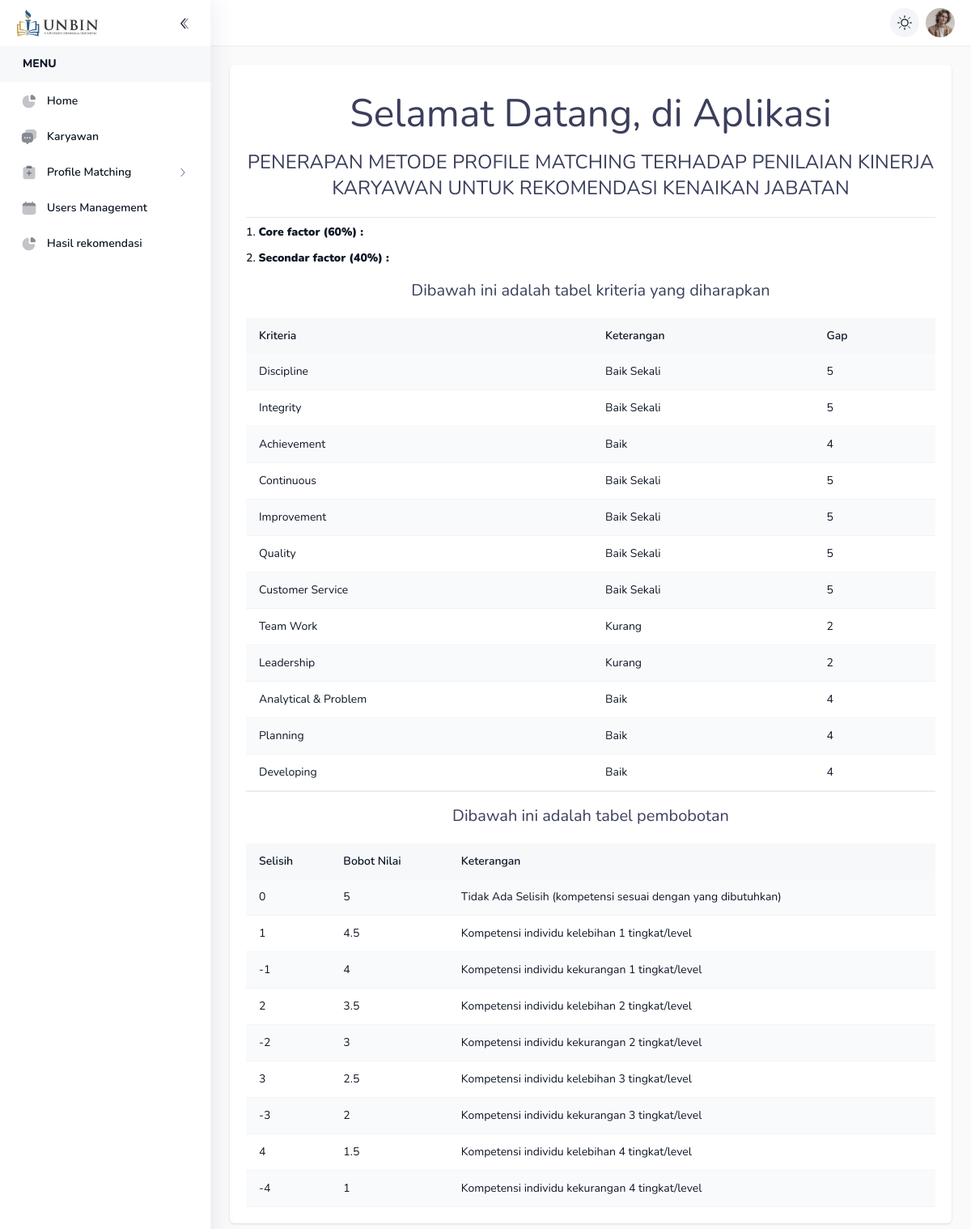
/index.php (signed in), run on the app's committed database.
### tables this page shows
CREATE TABLE `sub_kriteria` (
  `id` int(11) NOT NULL,
  `kriteria_id` int(11) NOT NULL,
  `nama` varchar(68) NOT NULL,
  `nilai` int(11) NOT NULL
);

CREATE TABLE `kriteria` (
  `id` int(11) NOT NULL,
  `nama` varchar(64) NOT NULL,
  `jenis` enum('cf','sf') NOT NULL,
  `ket` varchar(64) NOT NULL
);

CREATE TABLE `pembobotan` (
  `id` int(11) NOT NULL,
  `selisih` float NOT NULL,
  `bobot` float NOT NULL,
  `ket` varchar(64) NOT NULL
);

### include/config.php (called while the page is built, shortened)
<?php
$conn = mysqli_connect('localhost', 'root', '', 'db_pma_angga_3');
function query($query)
{
    global $conn;
    $res = mysqli_query($conn, $query);
    $rows = [];
    while ($row = mysqli_fetch_assoc($res)) {
        $rows[] = $row;
    }
    return $rows;
}
?>

### pages/home.php (the view)
<?php
$profil = query("SELECT k.nama as k, sk.nama as sk, sk.nilai as np FROM kriteria k INNER JOIN sub_kriteria sk ON k.id = sk.kriteria_id INNER JOIN profil_standar2 ps ON sk.id = ps.subkriteria_id");
$pembobotan = query("SELECT * FROM pembobotan");
?>
<div class="col-md-12 justify-content-center panel">
    <div class="text-dark mb-5  mt-4 text-center text-5xl dark:text-white-light">
                    Selamat Datang, di Aplikasi
                </div>
                <div class="text-dark mb-5  mt-4 text-center text-2xl dark:text-white-light">
                PENERAPAN METODE PROFILE MATCHING TERHADAP PENILAIAN KINERJA KARYAWAN UNTUK REKOMENDASI KENAIKAN JABATAN
                </div>
                <hr>
                <div class="row mt-2">
                    <div class="col-md-8 mx-auto">
                        <ul class="list-inside list-decimal space-y-3 font-semibold">
                            <li ><b>Core factor (60%) :</b></li>
                            <li ><b>Secondar factor (40%) :</b></li>
                        </ul>
                        <p class="text-dark mb-5  mt-4 text-center text-xl dark:text-white-light">Dibawah ini adalah tabel kriteria yang diharapkan</p>
                        <table class="table-striped">
                                    <thead>
                                        <tr>
                                            <th>Kriteria</th>
                                            <th class="text-center">Keterangan</th>
                                            <th>Gap</th>
                                        </tr>
                                    </thead>
                                    <tbody>
                                        <?php foreach ($profil as $p) : ?>
                                            <tr>
                                                <td class="text-left"><?= $p['k']; ?></td>
                                                <td><?= $p['sk']; ?></td>
                                                <td><?= $p['np']; ?></td>
                                            </tr>
                                        <?php endforeach; ?>
                                    </tbody>
                                </table>
                        <hr>
                        <p class="text-dark mb-5  mt-4 text-center text-xl dark:text-white-light">Dibawah ini adalah tabel pembobotan</p>
                                <table class="table-striped">
                                    <thead>
                                        <tr>
                                            <th>Selisih</th>
                                            <th>Bobot Nilai</th>
                                            <th class="text-center">Keterangan </th>
                                        </tr>
                                    </thead>
                                    <tbody>
                                    <?php foreach ($pembobotan as $p) : ?>
                                            <tr>
                                                <td><?= $p['selisih']; ?></td>
                                                <td><?= $p['bobot']; ?></td>
                                                <td><?= $p['ket']; ?></td>
                                            </tr>
                                        <?php endforeach; ?>
                                    </tbody>
                                </table>
                    </div>
                </div>
            </div>
</div>

### index.php (shortened to what this page needs)
<?php
include 'include/config.php';
?>
<!DOCTYPE html>
<html lang="en" dir="ltr">
<head>
        <link rel="stylesheet" type="text/css" media="screen" href="assets/css/perfect-scrollbar.min.css" />
        <link rel="stylesheet" type="text/css" media="screen" href="assets/css/style.css" />
        <link defer rel="stylesheet" type="text/css" media="screen" href="assets/css/animate.css" />
    </head>
    <body
        x-data="main"
        class="relative overflow-x-hidden font-nunito text-sm font-normal antialiased"
        :class="[ $store.app.sidebar ? 'toggle-sidebar' : '', $store.app.theme === 'dark' || $store.app.isDarkMode ?  'dark' : '', $store.app.menu, $store.app.layout,$store.app.rtlClass]"
    >
        <div class="main-container min-h-screen text-black dark:text-white-dark" :class="[$store.app.navbar]">
            <div :class="{'dark text-white-dark' : $store.app.semidark}">
                <?php
                    include("include/sidebar.php")
                ?>
            </div>
            <div class="main-content flex min-h-screen flex-col">
                <header class="z-40" :class="{'dark' : $store.app.semidark && $store.app.menu === 'horizontal'}">
                    <div class="shadow-sm">
                        <div class="relative flex w-full items-center bg-white px-5 py-2.5 dark:bg-[#0e1726]">
                            <div
                                x-data="header"
                                class="flex items-center space-x-1.5 ltr:ml-auto rtl:mr-auto rtl:space-x-reverse dark:text-[#d0d2d6] sm:flex-1 ltr:sm:ml-0 sm:rtl:mr-0 lg:space-x-2"
                            >
                                <div>
                                    <a
                                        href="javascript:;"
                                        x-cloak
                                        x-show="$store.app.theme === 'light'"
                                        href="javascript:;"
                                        class="flex items-center rounded-full bg-white-light/40 p-2 hover:bg-white-light/90 hover:text-primary dark:bg-dark/40 dark:hover:bg-dark/60"
                                        @click="$store.app.toggleTheme('dark')"
                                    >
                                    </a>
                                </div>
                                <div class="dropdown flex-shrink-0" x-data="dropdown" @click.outside="open = false">
                                    <a href="javascript:;" class="group relative" @click="toggle()">
                                        <span
                                            ><img
                                                class="h-9 w-9 rounded-full object-cover saturate-50 group-hover:saturate-100"
                                                src="assets/images/user-profile.jpeg"
                                                alt="image"
                                        /></span>
                                    </a>
                                </div>
                            </div>
                        </div>
                </header>
                <div class="animate__animated p-6" :class="[$store.app.animation]">
                    <?php
                        $pages = (isset($_GET['pages'])?$_GET['pages']:'home').".php";
                        include('pages/'.$pages);
                    ?>
                </div>
            </div>
    </body>
</html>

### include/sidebar.php (shortened to what this page needs)
<nav
    x-data="sidebar"
    class="sidebar fixed bottom-0 top-0 z-50 h-full min-h-screen w-[260px] shadow-[5px_0_25px_0_rgba(94,92,154,0.1)] transition-all duration-300"
>
    <div class="h-full bg-white dark:bg-[#0e1726]">
        <div class="flex items-center justify-between px-4 py-3">
            <a href="index.html" class="main-logo flex shrink-0 items-center">
                <img width="100" class="ml-[5px] flex-none" src="assets/images/logo.png" alt="image" />
            </a>
            <a
                href="javascript:;"
                class="collapse-icon flex h-8 w-8 items-center rounded-full transition duration-300 hover:bg-gray-500/10 rtl:rotate-180 dark:text-white-light dark:hover:bg-dark-light/10"
                @click="$store.app.toggleSidebar()"
            >
            </a>
        </div>
        <ul
            class="perfect-scrollbar relative h-[calc(100vh-80px)] space-y-0.5 overflow-y-auto overflow-x-hidden p-4 py-0 font-semibold"
            x-data="{ activeDropdown: 'dashboard' }"
        >
            <h2 class="-mx-4 mb-1 flex items-center bg-white-light/30 px-7 py-3 font-extrabold uppercase dark:bg-dark dark:bg-opacity-[0.08]">
                <span>Menu</span>
            </h2>
            <li class="nav-item">
                <ul>
                    <li class="menu nav-item">
                        <a href="?" class="nav-link group">
                            <div class="flex items-center">
                                <span class="text-black ltr:pl-3 rtl:pr-3 dark:text-[#506690] dark:group-hover:text-white-dark">Home</span>
                            </div>
                        </a>
                    </li>
                    <?php if($_SESSION['level']==1) :?>
                    <li class="nav-item">
                        <a href="?pages=karyawan" class="group">
                            <div class="flex items-center">
                                <span class="text-black ltr:pl-3 rtl:pr-3 dark:text-[#506690] dark:group-hover:text-white-dark">Karyawan</span>
                            </div>
                        </a>
                    </li>
                    <li class="menu nav-item">
                        <button
                            type="button"
                            class="nav-link group"
                            :class="{'active' : activeDropdown === 'invoice'}"
                            @click="activeDropdown === 'invoice' ? activeDropdown = null : activeDropdown = 'invoice'"
                        >
                            <div class="flex items-center">
                                <span class="text-black ltr:pl-3 rtl:pr-3 dark:text-[#506690] dark:group-hover:text-white-dark">Profile Matching</span>
                            </div>
                            <div class="rtl:rotate-180" :class="{'!rotate-90' : activeDropdown === 'invoice'}">
                                <svg width="16" height="16" viewBox="0 0 24 24" fill="none" xmlns="http://www.w3.org/2000/svg">
                                    <path
                                        d="M9 5L15 12L9 19"
                                        stroke="currentColor"
                                        stroke-width="1.5"
                                        stroke-linecap="round"
                                        stroke-linejoin="round"
                                    />
                                </svg>
                            </div>
                        </button>
                    </li>
                    <li class="nav-item">
                        <a href="?pages=users" class="group">
                            <div class="flex items-center">
                                <span class="text-black ltr:pl-3 rtl:pr-3 dark:text-[#506690] dark:group-hover:text-white-dark">Users Management</span>
                            </div>
                        </a>
                    </li>
                </ul>
            </li>
            <?php endif;?>
            <?php if($_SESSION['level']==2||$_SESSION['level']==1) :?>
            <li class="menu nav-item">
                <a href="?pages=rangking" class="nav-link group">
                    <div class="flex items-center">
                        <span class="text-black ltr:pl-3 rtl:pr-3 dark:text-[#506690] dark:group-hover:text-white-dark">Hasil rekomendasi</span>
                    </div>
                </a>
            </li>
            <?php endif;?>
        </ul>
    </div>
</nav>

### data on the page
sub_kriteria: kriteria.nama "Discipline", nama "Baik Sekali", nilai "5"
sub_kriteria: kriteria.nama "Integrity", nama "Baik Sekali", nilai "5"
sub_kriteria: kriteria.nama "Achievement", nama "Baik", nilai "4"
sub_kriteria: kriteria.nama "Continuous", nama "Baik Sekali", nilai "5"
sub_kriteria: kriteria.nama "Improvement", nama "Baik Sekali", nilai "5"
sub_kriteria: kriteria.nama "Quality", nama "Baik Sekali", nilai "5"
sub_kriteria: kriteria.nama "Customer Service", nama "Baik Sekali", nilai "5"
sub_kriteria: kriteria.nama "Team Work", nama "Kurang", nilai "2"
sub_kriteria: kriteria.nama "Leadership", nama "Kurang", nilai "2"
sub_kriteria: kriteria.nama "Analytical & Problem", nama "Baik", nilai "4"
sub_kriteria: kriteria.nama "Planning", nama "Baik", nilai "4"
sub_kriteria: kriteria.nama "Developing", nama "Baik", nilai "4"
pembobotan: selisih "0", bobot "5", ket "Tidak Ada Selisih (kompetensi sesuai dengan yang dibutuhkan)"
pembobotan: selisih "1", bobot "4.5", ket "Kompetensi individu kelebihan 1 tingkat/level"
pembobotan: selisih "-1", bobot "4", ket "Kompetensi individu kekurangan 1 tingkat/level"
pembobotan: selisih "2", bobot "3.5", ket "Kompetensi individu kelebihan 2 tingkat/level"
pembobotan: selisih "-2", bobot "3", ket "Kompetensi individu kekurangan 2 tingkat/level"
pembobotan: selisih "3", bobot "2.5", ket "Kompetensi individu kelebihan 3 tingkat/level"
pembobotan: selisih "-3", bobot "2", ket "Kompetensi individu kekurangan 3 tingkat/level"
pembobotan: selisih "4", bobot "1.5", ket "Kompetensi individu kelebihan 4 tingkat/level"
pembobotan: selisih "-4", bobot "1", ket "Kompetensi individu kekurangan 4 tingkat/level"
